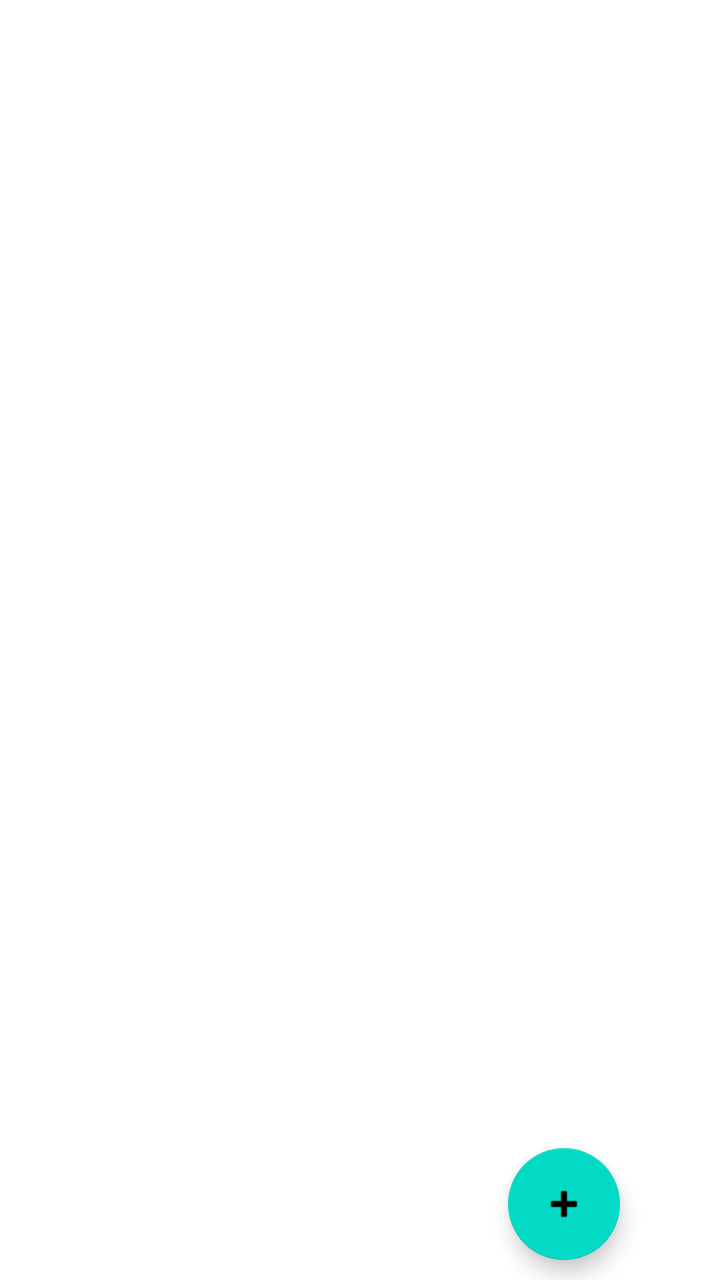
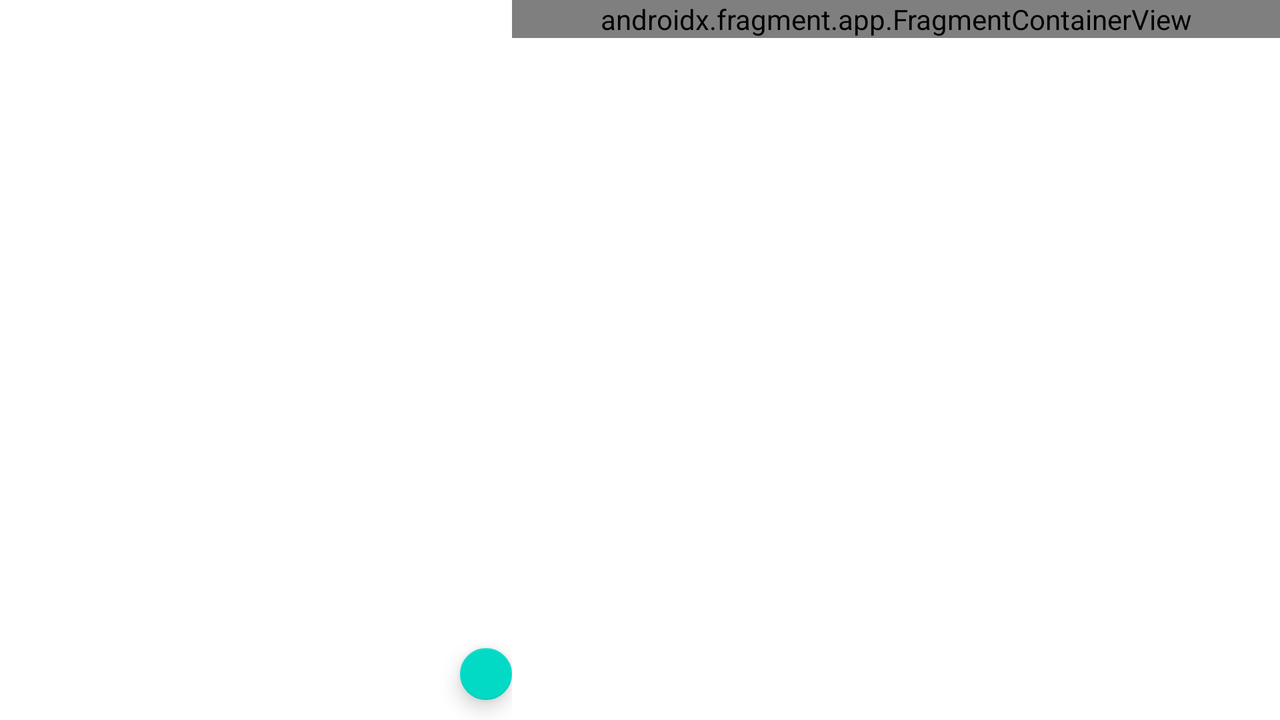

An Android layout and its configuration variant, each rendered on a device that would load it. The default file and the variant file are quoted in full after the pictures.
<!-- AndroidManifest.xml: application theme Theme.L06 -->
<!-- res/layout/fragment_3.xml -->
<?xml version="1.0" encoding="utf-8"?>
<RelativeLayout xmlns:android="http://schemas.android.com/apk/res/android"
    xmlns:app="http://schemas.android.com/apk/res-auto"
    xmlns:tools="http://schemas.android.com/tools"
    android:layout_width="match_parent"
    android:layout_height="match_parent"
    tools:context=".Fragment3">

    <androidx.recyclerview.widget.RecyclerView
        android:id="@+id/recycler_view"
        android:layout_width="match_parent"
        android:layout_height="match_parent"
        android:layout_alignParentStart="true"
        android:layout_alignParentTop="true"
        android:layout_marginStart="0dp"
        android:layout_marginTop="0dp" />








    <com.google.android.material.floatingactionbutton.FloatingActionButton
        android:id="@+id/floatingActionButton"
        android:layout_width="wrap_content"
        android:layout_height="wrap_content"
        android:layout_alignParentEnd="true"
        android:layout_alignParentBottom="true"
        android:layout_marginEnd="50dp"
        android:layout_marginBottom="10dp"
        android:clickable="true"
        android:src="@android:drawable/ic_input_add" />

</RelativeLayout>
<!-- resources referenced by this layout -->
<resources>
  <style name="Theme.L06" parent="Theme.MaterialComponents.DayNight.DarkActionBar">
          
          <item name="colorPrimary">@color/purple_500</item>
          <item name="colorPrimaryVariant">@color/purple_700</item>
          <item name="colorOnPrimary">@color/white</item>
          
          <item name="colorSecondary">@color/teal_200</item>
          <item name="colorSecondaryVariant">@color/teal_700</item>
          <item name="colorOnSecondary">@color/black</item>
          
          <item name="android:statusBarColor" tools:targetApi="l">?attr/colorPrimaryVariant</item>
          
      </style>
</resources>
<!-- res/layout-land/fragment_3.xml (the repository's variant of the layout above) -->
<!-- drawn on the phone turned sideways -->
<?xml version="1.0" encoding="utf-8"?>
<LinearLayout xmlns:android="http://schemas.android.com/apk/res/android"
    android:layout_width="match_parent"
    android:layout_height="match_parent">

    <RelativeLayout
        android:layout_weight="4"
        android:layout_width="0dp"
        android:layout_height="match_parent">

        <androidx.recyclerview.widget.RecyclerView
            android:id="@+id/recycler_view"
            android:layout_width="match_parent"
            android:layout_height="match_parent"
            android:layout_alignParentStart="true"
            android:layout_alignParentTop="true"
            android:layout_marginStart="0dp"
            android:layout_marginTop="0dp" />







        <com.google.android.material.floatingactionbutton.FloatingActionButton
            android:id="@+id/floatingActionButton"
            android:layout_width="wrap_content"
            android:layout_height="wrap_content"
            android:layout_alignParentStart="true"
            android:layout_alignParentBottom="true"
            android:layout_marginStart="230dp"
            android:layout_marginBottom="10dp"
            android:clickable="true"
            android:src="@android:drawable/ic_input_add" />
    </RelativeLayout>

    <androidx.fragment.app.FragmentContainerView
        android:id="@+id/fragmentContainerView3"
        android:name="com.example.l06.FragmentDetails"
        android:layout_width="0dp"
        android:layout_height="wrap_content"
        android:layout_weight="6" />


    









</LinearLayout>
